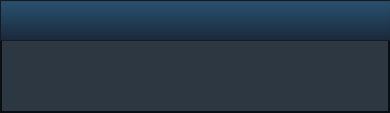
<?xml version="1.0" encoding="UTF-8"?>
<ui version="4.0">
 <class>InformationalWindow</class>
 <widget class="QDialog" name="InformationalWindow">
  <property name="geometry">
   <rect>
    <x>0</x>
    <y>0</y>
    <width>390</width>
    <height>113</height>
   </rect>
  </property>
  <property name="windowTitle">
   <string>Dialog</string>
  </property>
  <property name="styleSheet">
   <string notr="true">background-color: rgb(45, 55, 65);
border: 2px solid rgb(10,15,20);</string>
  </property>
  <widget class="QWidget" name="widget" native="true">
   <property name="geometry">
    <rect>
     <x>0</x>
     <y>0</y>
     <width>391</width>
     <height>41</height>
    </rect>
   </property>
   <property name="styleSheet">
    <string notr="true">background-color: qlineargradient(spread:pad, x1:0.477273, y1:0.074, x2:0.478, y2:1, stop:0.00568182 rgba(40, 80, 111, 240), stop:1 rgba(27, 40, 56, 255));
border: 1px solid rgb(19, 28, 38);</string>
   </property>
   <widget class="QLabel" name="Tittle">
    <property name="geometry">
     <rect>
      <x>10</x>
      <y>10</y>
      <width>341</width>
      <height>21</height>
     </rect>
    </property>
    <property name="styleSheet">
     <string notr="true">background-color: none;
border: none;
font: 14pt &quot;Arial&quot;;
color: rgb(255, 255, 255);
</string>
    </property>
    <property name="text">
     <string/>
    </property>
   </widget>
   <widget class="QPushButton" name="Close_button">
    <property name="geometry">
     <rect>
      <x>365</x>
      <y>0</y>
      <width>25</width>
      <height>25</height>
     </rect>
    </property>
    <property name="styleSheet">
     <string notr="true">QPushButton
{
	background-color: rgba(255, 255, 255, 0);
	border: 0px; 
}
QPushButton:hover
{ 
	background-color: rgb(249, 22, 34);
 }
</string>
    </property>
    <property name="text">
     <string/>
    </property>
    <property name="icon">
     <iconset>
      <normaloff>../build-DesktopClient_qt6-Desktop_Qt_6_6_0_MSVC2019_64bit-Debug/ApplicationIcons/CloseCross.png</normaloff>../build-DesktopClient_qt6-Desktop_Qt_6_6_0_MSVC2019_64bit-Debug/ApplicationIcons/CloseCross.png</iconset>
    </property>
    <property name="iconSize">
     <size>
      <width>14</width>
      <height>14</height>
     </size>
    </property>
   </widget>
  </widget>
  <widget class="QLabel" name="Text">
   <property name="geometry">
    <rect>
     <x>10</x>
     <y>60</y>
     <width>371</width>
     <height>35</height>
    </rect>
   </property>
   <property name="styleSheet">
    <string notr="true">color: rgb(240, 240, 240);
border: none;
font: 700 12pt &quot;Arial&quot;;</string>
   </property>
   <property name="text">
    <string/>
   </property>
   <property name="alignment">
    <set>Qt::AlignLeading|Qt::AlignLeft|Qt::AlignTop</set>
   </property>
  </widget>
 </widget>
 <resources/>
 <connections/>
</ui>
